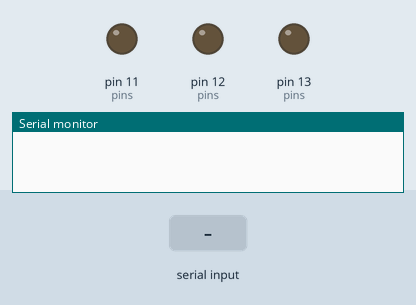
Simulated run of this program. Board: Arduino Mega 2560, built with avr-gcc and run on an emulated ATmega2560. On the bench: output pins drawn as LEDs (lit = HIGH), the last lines printed to the serial monitor. The inputs (shaded band) are chosen by the test bench.

Above: at 1.2 s.
1.3 s: "90,45\n" received over Serial
At 4.0 s:
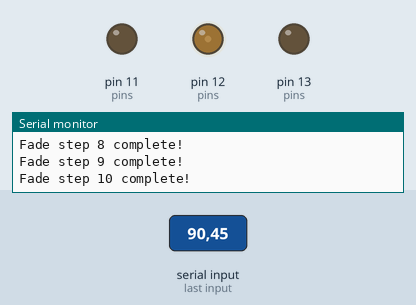
4.3 s: "30,150\n" received over Serial
At 6.6 s:
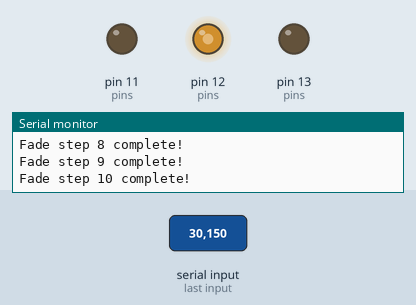
Timing chart, 0 to 8.1 s (numbered marks = the images above; inputs shaded):
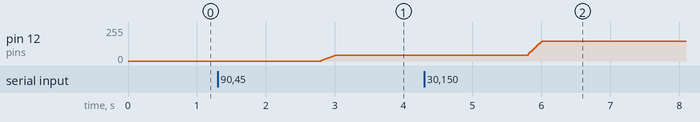

The program:

main.cpp
```cpp
//Code is made for the Arduino Mega 2560

//Oliver Olsen s205443
//Nils Wulff   s223968

/*
*   7a. The value to repressent a colour is based on the number of bytes.
*   We use 8 bytes to control our colour values. With 8 bytes we can write 256 number (0-255).
*   This is range, is for each of the 3 colors (red, greenand blue). So there is 256*256*256 different combinations.
*
*   7b. The Serial.parseInt(). It skips everything that is not an int or a minus.
*   It returns the next valid int.
*/

#include <Arduino.h>

// Defines pins
#define LED_RED 11
#define LED_GREEN 12
#define LED_BLUE 13

// Values which determine the behaviour of the fade
int fadeTime = 200; //Sets the total time the fade will take
int fadeSteps = 10; //Sets how many steps are inbetween the current and wished values

//An array containing the pins
int pins[3] = {
  LED_RED,
  LED_GREEN,
  LED_BLUE
};

//An array containing the current RGB value
int current[3] = {
  0, 0, 0
};

//An array containing the new desired RGB value
int desired[3];

//An array containing the increment size for each colour
int fadeSize[3];


void setup() {
  Serial.begin(9600);

  //Configures each of the LED pins
  for (int i = 0; i < 3; i++) {
    pinMode(pins[i], OUTPUT);
    digitalWrite(pins[i], LOW);
  }
}


void loop() {
  if (Serial.available() > 0) {
    /*  If serial is available, the following code will parse out the integers, and assign them to values the the desired array
    *   First number is red, second is green and third is blue
    *
    *   This step is done before any colours get switched, as it takes a bit of time to perform
    */
    for (int i = 0; 0 < Serial.available(); i++) {
      int k = Serial.read();
      k = Serial.parseInt();
      desired[i] = k;
    }

    Serial.println("Done Parsing"); //Feedback to the user
    delay(500);
  }

  /*  The following code will first check if any changes have occured in the desired array
  *   If there has, it will first calculate the fadeSize of each colour, by splitting the difference in value over the amount of fade steps
  *
  *   When that is completed, the code will the loop for the amount of times determined by 'fadeSteps'
  *   Within each of these loops, it will cycle through each of the colours, changing its value by the current and the fade size
  *
  *   Upon completetion, updates the current values to the desired ones, and updates the LED colour, incase a slight mismatch has occured due to rounding errors
  */
  if (current[0] != desired[0] || current[1] != desired[1] || current[2] != desired[2]) {
    for (int i = 0; i < 3; i++) {
        fadeSize[i] = ((current[i] - desired[i]) / fadeSteps);
      }
    for (int i = 0; i < fadeSteps; i++) {
      for (int j = 0; j < 3; j++) {
        analogWrite(pins[j], (current[j] - (fadeSize[j] * (i + 1))));
      }

      Serial.println("Fade step " + String(i + 1) + " complete!"); //Feedback for the user
      delay(fadeTime / fadeSteps); //Delay ensuring a desired fade duration is achieved
    }

    for (int i = 0; i < 3; i++) {
      current[i] = desired[i];
      analogWrite(pins[i], current[i]);
    }
  }
}
```

Measured:
- after the input at 1.3 s, pin 12 (pins): moves from 0/255 to 45/255 over 0.20 s, starting after 1.5 s
- after the input at 4.3 s, pin 12 (pins): moves from 45/255 to 150/255 over 0.20 s, starting after 1.5 s
